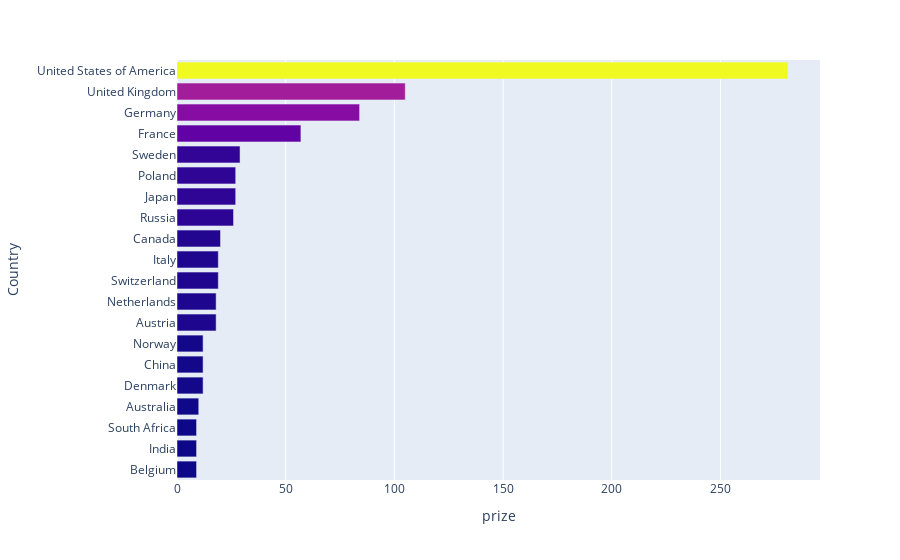

Source (notebook cell):
### Code cell
bar = px.bar(data_frame=top_20_countries,y='birth_country_current',x='prize',color='prize',labels={'birth_country_current': 'Country'})
bar.update_layout(yaxis=dict(categoryorder='total ascending'),coloraxis=dict(showscale=False))

### Figure 1 — Plotly figure (JSON) as saved in the notebook; plotly's stock layout.template omitted (floating-point values rounded to 4 significant figures)
{"data": [{"alignmentgroup": "True", "hovertemplate": "prize=%{marker.color}<br>Country=%{y}<extra></extra>", "legendgroup": "", "marker": {"color": [281, 105, 84, 57, 29, 27, 27, 26, 20, 19, 19, 18, 18, 12, 12, 12, 10, 9, 9, 9], "coloraxis": "coloraxis"}, "name": "", "offsetgroup": "", "orientation": "h", "showlegend": false, "textposition": "auto", "type": "bar", "x": [281, 105, 84, 57, 29, 27, 27, 26, 20, 19, 19, 18, 18, 12, 12, 12, 10, 9, 9, 9], "xaxis": "x", "y": ["United States of America", "United Kingdom", "Germany", "France", "Sweden", "Japan", "Poland", "Russia", "Canada", "Switzerland", "Italy", "Austria", "Netherlands", "Denmark", "China", "Norway", "Australia", "Belgium", "India", "South Africa"], "yaxis": "y"}], "layout": {"autosize": true, "barmode": "relative", "coloraxis": {"colorbar": {"title": {"text": "prize"}}, "colorscale": [[0, "#0d0887"], [0.1111, "#46039f"], [0.2222, "#7201a8"], [0.3333, "#9c179e"], [0.4444, "#bd3786"], [0.5556, "#d8576b"], [0.6667, "#ed7953"], [0.7778, "#fb9f3a"], [0.8889, "#fdca26"], [1, "#f0f921"]], "showscale": false}, "legend": {"tracegroupgap": 0}, "margin": {"t": 60}, "xaxis": {"anchor": "y", "autorange": true, "domain": [0, 1], "range": [0, 295.8], "title": {"text": "prize"}, "type": "linear"}, "yaxis": {"anchor": "x", "autorange": true, "categoryorder": "total ascending", "domain": [0, 1], "range": [-0.5, 19.5], "title": {"text": "Country"}, "type": "category"}}}
